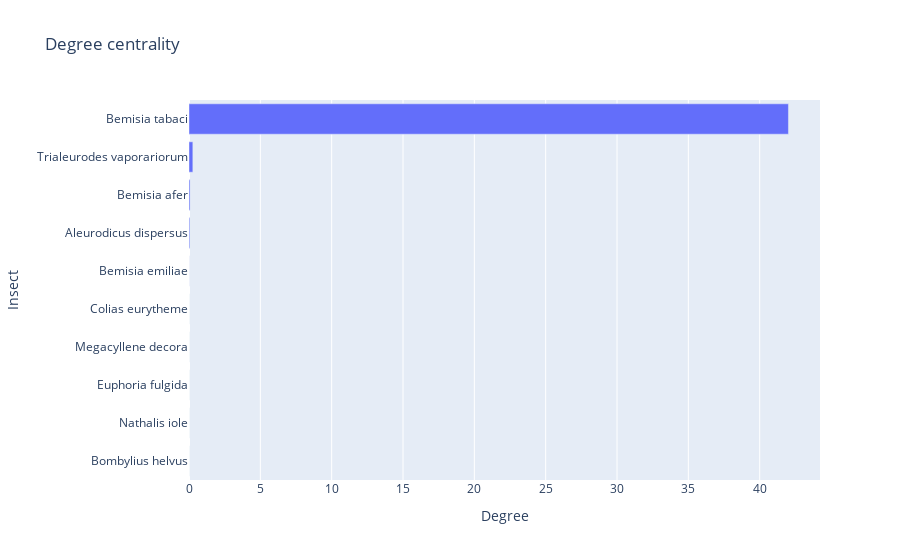

Notebook source saved alongside this figure:
### Markdown cell above
# Visualisasi Hasil Analisis

### Code cell
import plotly.graph_objects as go

to_itter=data_to_count.sort_values('dc_result',ascending=False).reset_index(drop=True)[:10]

label=[]
degree=[]
for index,data in to_itter.sort_values('dc_result',ascending=True).reset_index(drop=True).iterrows():
    label.append(data.label)
    degree.append(data.dc_result)

fig = go.Figure(data=go.Bar(
    x=degree,
    y=label,
    orientation='h'
))

fig.update_layout(
    title='Degree centrality',
    xaxis_title='Degree',
    yaxis_title='Insect'
)

fig.show()

### Figure 1 — Plotly figure (JSON) as saved in the notebook; plotly's stock layout.template omitted (floating-point values rounded to 4 significant figures)
{"data": [{"orientation": "h", "type": "bar", "x": [0, 0, 0, 0, 0, 0.003375, 0.05849, 0.07424, 0.27, 42.02], "y": ["Bombylius helvus", "Nathalis iole", "Euphoria fulgida", "Megacyllene decora", "Colias eurytheme", "Bemisia emiliae", "Aleurodicus dispersus", "Bemisia afer", "Trialeurodes vaporariorum", "Bemisia tabaci"]}], "layout": {"title": {"text": "Degree centrality"}, "xaxis": {"title": {"text": "Degree"}}, "yaxis": {"title": {"text": "Insect"}}}}
